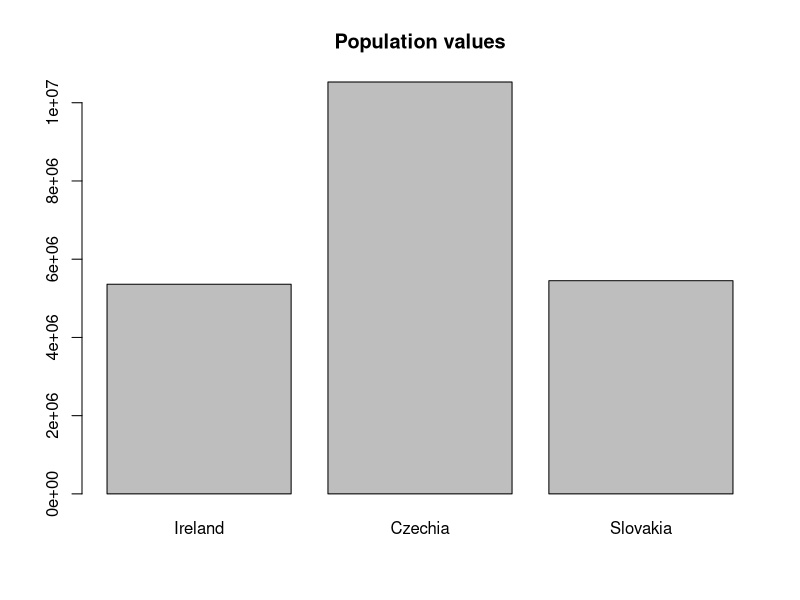

The R script that drew this image:
# #week 2 - Dataframes and basic graphs -----------------------------------

a <- 3
a < 7
b <- a < 5

class(b)

c <- a > 5
a <- a 
e <- a==4


x1 <- c(3,7,4)
x2 <- c(8,5,1)
x3 <- x1<=x2

x4 <- 1:10
x5 <- 1.5:5

seq(from = 0, to = 22, by =2.5)
seqx <- seq(-77,89, by=pi)
seqx


?rep
xrep <- rep(3,2) #first is the number in hte repetiotion, second one is how many times it will be repeated
zrep <- rep(c(2,6,7), 4)



# coercion ----------------------------------------------------------------

vaary <- c("hello", 7, "kokot") #kdyz jsou values ruzny, vsechno je character!!!!
?rm #removes things from enviroment, rm(list = ls()) removes the entire enviroment



# Dataframe / dataset -----------------------------------------------------

empty <- data.frame() #creates empty data frame /set??
album <- c("rap", "gay rap", "pop")
artist <- c("Dollar Prync", "Hard Risa", "Taylor Swift")
music <- data.frame(album, artist)
str(music)

#adding observations
?rbind
music_new <- rbind(music, data.frame
  (
    album = c ("Rum", "Sodomy"),
    artist = c("The Pogues", "Fleetwood Mac")
  )
)

#Isolating or selecting variables
music_new$album
music_new$album[2]


#Adding a new variable
music_new$sales <- c("3000", "400", "755", "656", "69") #IMPORTANT !!!! USED A LOT




# activity 2.11 -----------------------------------------------------------

countryName <- c("Ireland", "Czechia", "Slovakia")
countryPop <- c(5360000,10530000,5450000)
countryDemRate <- c("Full Democracy", "Flawed Democracy", "Flawed Democracy")
countryGDP <- c(976719, 432597, 168897)
countryGini <- c(29,25.7,23.8)
countryID <- seq(1,3)

countryTable <- data.frame(countryName, countryPop, countryDemRate, countryGDP, countryGini, countryID)


#central tendency
?mean
mean(countryTable$countryPop, na.rm = 1) #na.rm ODDELA VSECHNY CHYBEJICI (NA) HODNOTY

median(countryTable$countryPop)

#barplot

?barplot
barplot(countryTable$countryPop, names.arg = countryTable$countryName, main = "Population values")
